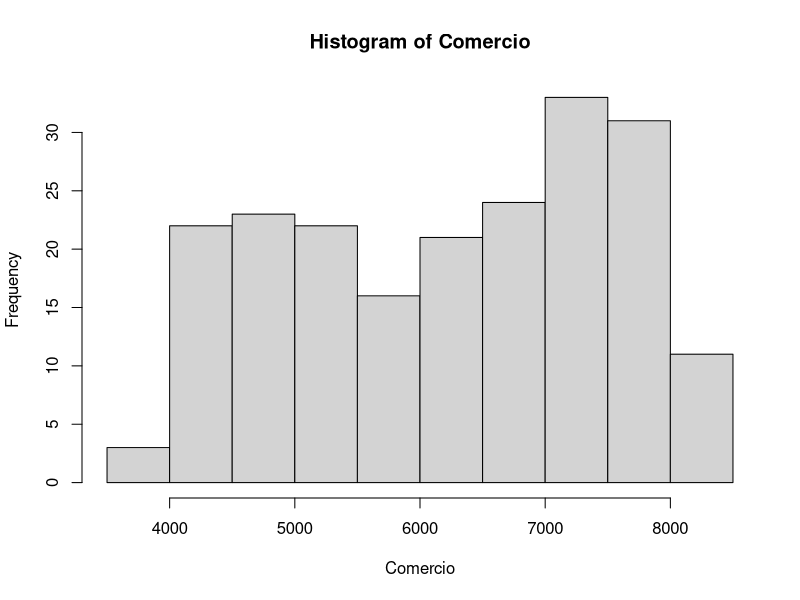
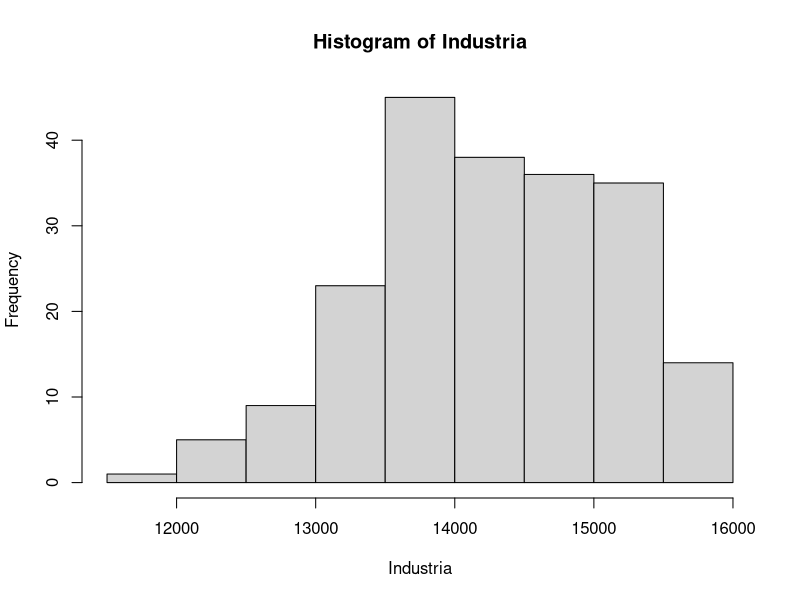
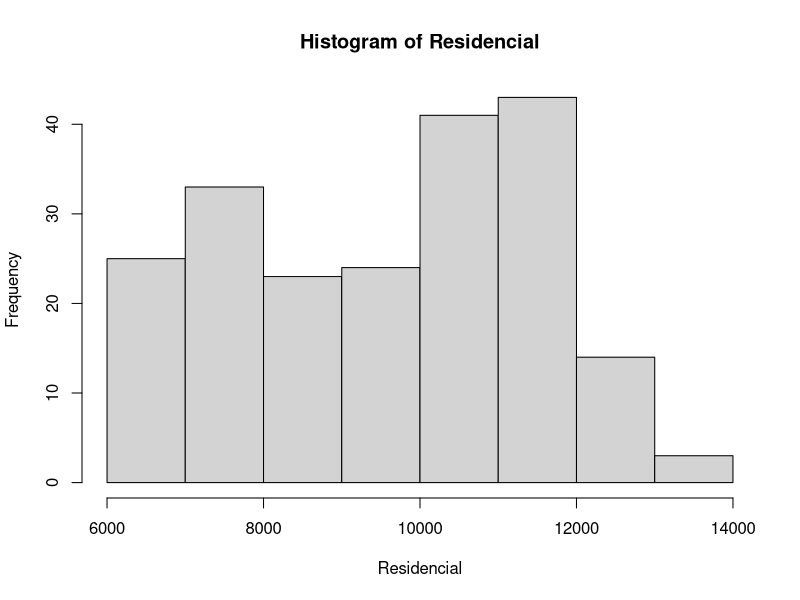
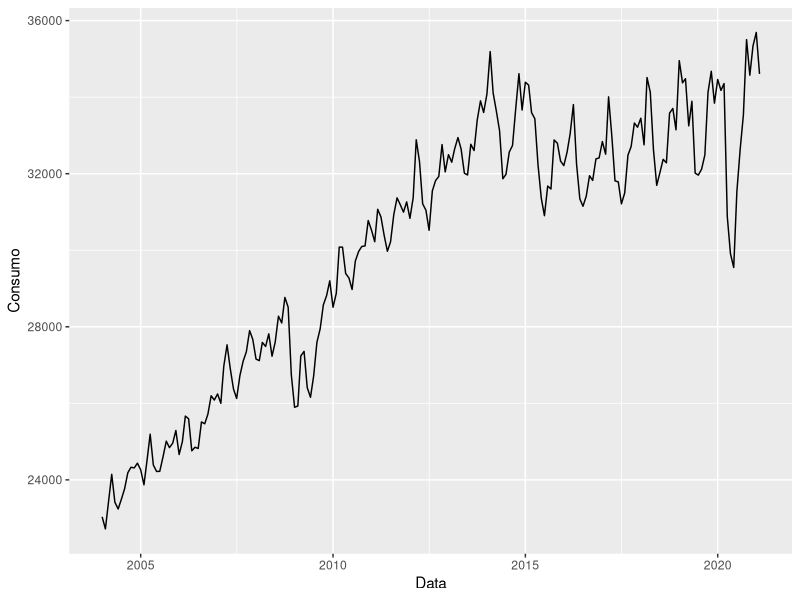
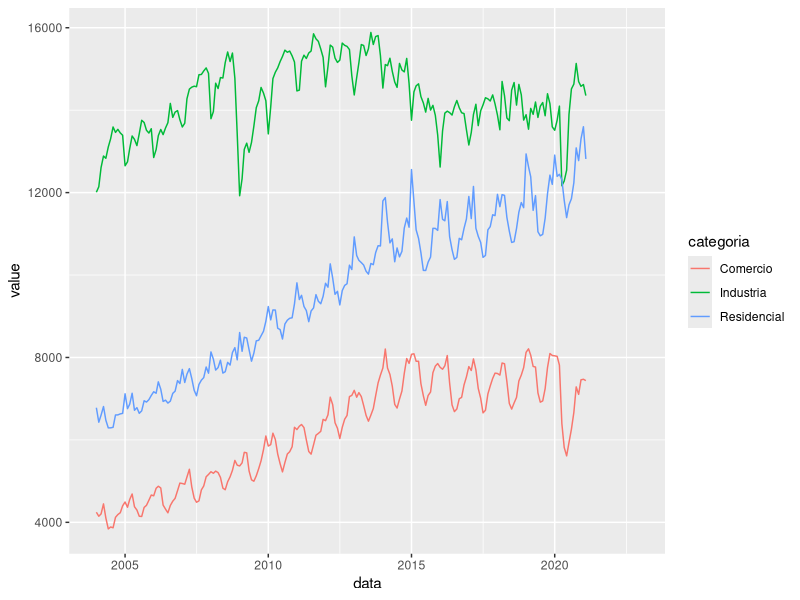
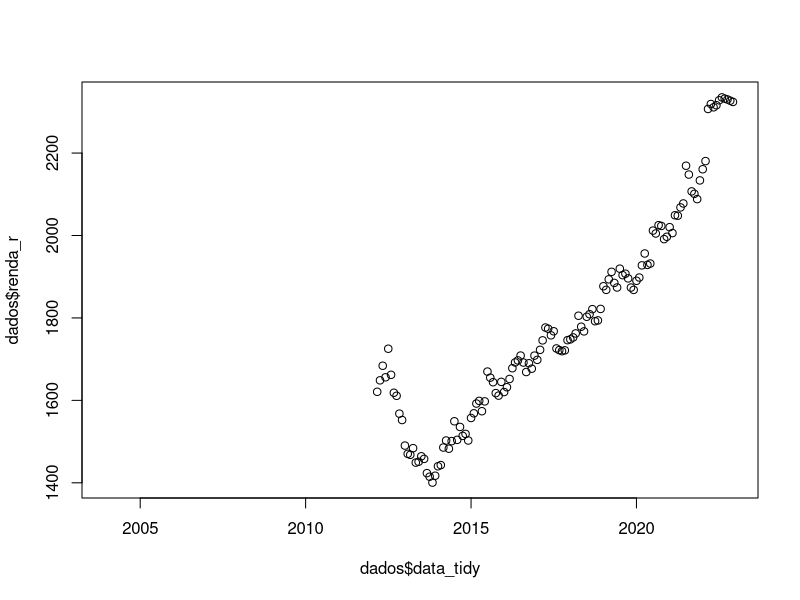
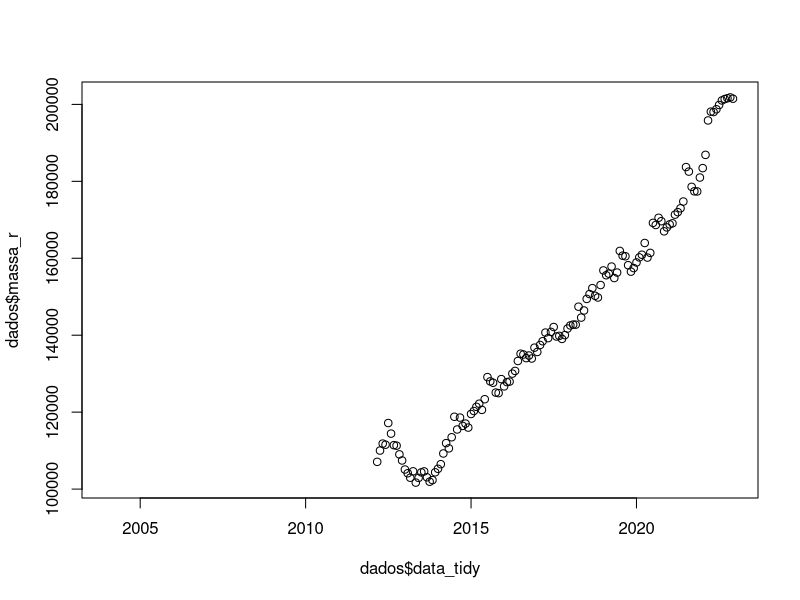
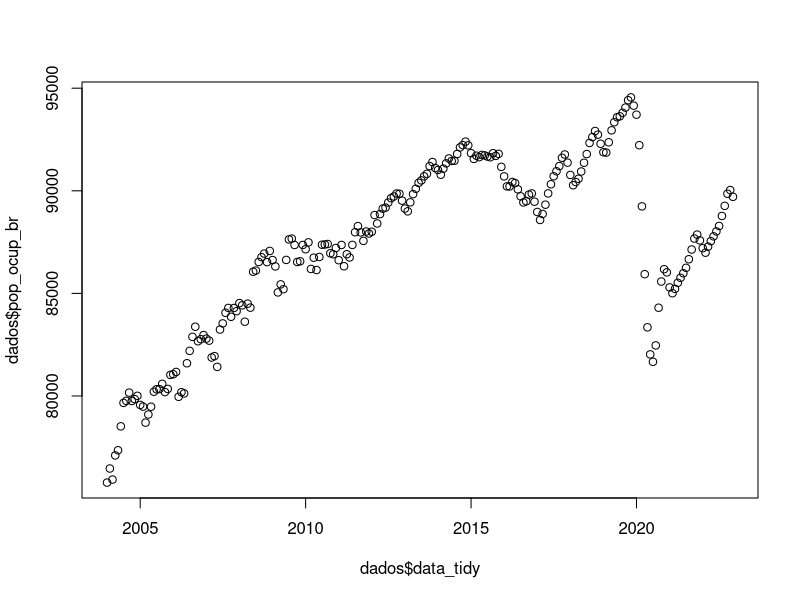

The R script that drew these images, in order:
## ---- chunk 1
library(readxl)
library(tidyverse)
library(stringr)
library(corrplot)
library(caret)
library(gam)
library(randomForest)

# Importando os dados
dicionario <-  read_xlsx("Bases_Final_ADS_Jun2021.xlsx",sheet = 1)
dados <- read_xlsx("Bases_Final_ADS_Jun2021.xlsx",sheet = 2)

# Juntar as colunas por palavras chaves 

comercioCol <- grep("Comércio", dicionario$descrição)
industriaCol <- grep("Indústria", dicionario$descrição)
residencialCol <- grep("Residencial", dicionario$descrição)
centro <- grep("Centro Oeste", dicionario$descrição)
norte <- grep("Norte", dicionario$descrição)
nordeste <- grep("Nordeste", dicionario$descrição)
sul <- grep("Sul", dicionario$descrição)
sudeste <- grep("Sudeste", dicionario$descrição)
consumo <- grep("Consumo", dicionario$descrição)
PMCA <- grep("Ampliada",dicionario$descrição)
PMCR <- grep("Restrita",dicionario$descrição)
Tmax <- grep("Máxima",dicionario$descrição)
Tmin <- grep("Minima",dicionario$descrição)
Pindustrial <- grep("Produção",dicionario$descrição)
# Consumo
## ---- chunk 2
Comercio <- dados[intersect(consumo,comercioCol)] %>% rowSums(na.rm = FALSE)
hist(Comercio,breaks = 15)
## ---- chunk 3
mean(Comercio,na.rm = TRUE)

## ---- chunk 4
sd(Comercio,na.rm = TRUE)

## ---- chunk 5
Industria <- dados[intersect(consumo,industriaCol)] %>% rowSums(na.rm = FALSE)
hist(Industria,breaks = 10)
## ---- chunk 6
mean(Industria,na.rm = TRUE)

## ---- chunk 7
sd(Industria, na.rm = TRUE)

## ---- chunk 8
Residencial <- dados[intersect(consumo,residencialCol)] %>% rowSums(na.rm = FALSE)
hist(Residencial,breaks = 10)
## ---- chunk 9
mean(Residencial,na.rm = TRUE)

## ---- chunk 10
sd(Residencial, na.rm = TRUE)
## ---- chunk 11

Total <- cbind(Comercio,Industria,Residencial) %>% rowSums(na.rm = FALSE) %>% data.frame()
Total$data <- dados$data_tidy
Total <- Total %>% filter(!is.na(.))
colnames(Total) <- c("Consumo", "Data")
Total %>% ggplot() + geom_line(aes(x = Data, y = Consumo))
## ---- chunk 12

consumoBR <- cbind(Comercio,Industria,Residencial) %>% data.frame()
consumoBR$data <- as.Date(dados$data_tidy)
consumoBR <- pivot_longer(consumoBR,Comercio:Residencial,names_to = "categoria")
consumoBR %>%  ggplot() + geom_line(aes(x = data,y = value, color = categoria))
## ---- chunk 13

plot(dados$data_tidy, dados$renda_r)
plot(dados$data_tidy, dados$massa_r)
## ---- chunk 14

plot(dados$data_tidy, dados$pop_ocup_br)
## ---- chunk 15
PMCAmedia <- dados[PMCA] %>% rowMeans(na.rm = FALSE)
PMCRmedia <- dados[PMCR] %>% rowMeans(na.rm = FALSE)
plot(PMCAmedia)
plot(PMCRmedia)
## ---- chunk 16
# Unir as variaveis de região para Brasil
PMCAmedia <- dados[PMCA] %>% rowMeans(na.rm = FALSE)
PMCRmedia <- dados[PMCR] %>% rowMeans(na.rm = FALSE)
Tmaxmedia <- dados[Tmax] %>% rowMeans(na.rm = FALSE)
Tminmedia <- dados[Tmin] %>% rowMeans(na.rm = FALSE)
Pindustrialmedia <- dados[Pindustrial] %>% rowMeans(na.rm = FALSE)

dadosBR <- cbind(Comercio,Industria,Residencial,dados[c(17,18,19,20)],PMCAmedia,PMCRmedia,Tmaxmedia,Tminmedia,Pindustrialmedia)

dadosBR_consumo <- dadosBR %>% filter(!is.na(Comercio)) # Retirando dados de consumo que não temos
dadosBR_consumo <- dadosBR_consumo[-c(4,6)]   # sem as rendas
corBR <- cor(dadosBR_consumo)
corrplot(corBR, type="upper")
## ---- chunk 17
# Correlaçõess com renda 
dadosBR_consumo_renda <- dadosBR %>% filter(!is.na(Comercio), !is.na(massa_r)) # Retirando dados de consumo que não temos
corBR <- cor(dadosBR_consumo_renda)
corrplot(corBR, type="upper")
## ---- chunk 18
# Análise pela região Sudeste
dadosSE <- dados[c(1,sudeste,17:20)]  # Seleção de data , sudeste e variaveis de renda, pop e dias uteis
dadosSE <- dadosSE[-c(2,4)] # Deixando somente industria
plot(dadosSE$data_tidy, dadosSE$ind_se,type = "l",xlab = "Data", ylab = "Consumo (GWh)", main = "Indústria Região Sudeste")
## ---- chunk 19

dadosSE_consumo <- dadosSE %>% filter(!is.na(ind_se)) # Retirando dados de consumo que não temos

corSE <- cor(dadosSE_consumo[-c(1,8,10)]) # correlação de consumo
corrplot(corSE, type="upper")
## ---- chunk 20
dadosSE_renda <- dadosSE %>% filter(!is.na(renda_r), !is.na(ind_se)) # inserindo a renda e retirando os dados que não temos de consumo
corSE_renda <- cor(dadosSE_renda[-1]) # correlação de consumo com a renda
corrplot(corSE_renda, type="upper")
## ---- chunk 21

##### Previsões 
dadosSE_previsao <- dadosSE %>% filter(!is.na(ind_se))  #dados com todos os dados de consumo de industria

# Função para normalizar os dados
normalize <- function(x) {
  return ((x - min(x)) / (max(x) - min(x)))
}

dadosSE_previsao$ind_se_norm <- normalize(dadosSE_previsao$ind_se)
dadosSE_previsao$pim_se_norm <- normalize(dadosSE_previsao$pim_se)

# dividindo os sets

test_index <- createDataPartition(dadosSE_previsao$ind_se_norm, times = 1, p = 0.5, list = FALSE)

train_set <- dadosSE_previsao %>% slice(-test_index)  #train_set
test_set <- dadosSE_previsao %>%  slice(test_index)    #test_set
## ---- chunk 22
fit <- lm(ind_se_norm ~ pim_se_norm, data = train_set)
yPrevisao <- predict(fit,test_set)
sqrt(mean((yPrevisao - test_set$ind_se_norm)^2))
## ---- chunk 23
fit <- lm(ind_se_norm ~ pim_se_norm +  pmc_a_se + temp_min_se, data = train_set)
yPrevisao <- predict(fit,test_set)
sqrt(mean((yPrevisao - test_set$ind_se_norm)^2))
## ---- chunk 24

### Mesma previsão só que com a variavel de renda

dadosSE_renda$ind_se_norm <- normalize(dadosSE_renda$ind_se)
dadosSE_renda$pim_se_norm <- normalize(dadosSE_renda$pim_se)

test_index <- createDataPartition(dadosSE_renda$ind_se_norm, times = 1, p = 0.5, list = FALSE)

train_set <- dadosSE_renda %>% slice(-test_index)  #train_set
test_set <- dadosSE_renda %>%  slice(test_index)    #test_set
## ---- chunk 25
fit <- lm(ind_se_norm ~ pim_se_norm, data = train_set)
yPrevisao <- predict(fit,test_set)
sqrt(mean((yPrevisao - test_set$ind_se_norm)^2))
## ---- chunk 26
fit <- lm(ind_se_norm ~ pim_se_norm +  pmc_a_se  + renda_r + massa_r, data = train_set)
yPrevisao <- predict(fit,test_set)
sqrt(mean((yPrevisao - test_set$ind_se_norm)^2))
## ---- chunk 27
fit <- lm(ind_se_norm ~ pim_se_norm +  pmc_a_se  + renda_r + massa_r + pop_ocup_br + pmc_r_se, data = train_set)
yPrevisao <- predict(fit,test_set)
sqrt(mean((yPrevisao - test_set$ind_se_norm)^2))
## ---- chunk 28

dadosSE_previsao <- dadosSE %>% filter(!is.na(ind_se), !is.na(massa_r))
dadosSE_previsao <- dadosSE_previsao[-1]
dadosSE_previsao$ind_se_norm <- normalize(dadosSE_previsao$ind_se)
dadosSE_previsao <- dadosSE_previsao[-1]

test_index <- createDataPartition(dadosSE_previsao$ind_se_norm, times = 1, p = 0.5, list = FALSE)

train_set <- dadosSE_previsao %>% slice(-test_index)  #train_set
test_set <- dadosSE_previsao %>%  slice(test_index)    #test_set

# KNN
# KNN
col_index <- c(1,5,6,8)   # Colunas das 4 variáveis

control <- trainControl(method = "cv", number = 10, p = .2) # Cross validation pra treinar o knn, 5 variações do train set com porcentagem de 30% de teste

train_knn <- train(train_set[,col_index], train_set$ind_se_norm, method = "knn",
                   tuneGrid = data.frame(k = seq(2, 20, 1)), data = train_set, # valores de 2 a 20 de vizinhos
                   trControl = control)
ggplot(train_knn, highlight = TRUE) # plotando o melhor k para o modelo

# Melhor K é 

fit_knn <- knn3(train_set[,col_index], factor(train_set$ind_se_norm), k = train_knn$bestTune)

Y_knn <- predict(fit_knn, test_set[,col_index], type = "class")

sqrt(mean((as.numeric(as.character(Y_knn)) - test_set$ind_se_norm)^2))

## ---- chunk 29
col_index <- (1:(ncol(train_set)-1))

train_knn <- train(train_set[,col_index], train_set$ind_se_norm, method = "knn",
                   tuneGrid = data.frame(k = seq(2, 20, 1)), data = train_set, # valores de 2 a 20 de vizinhosl
                   )
ggplot(train_knn, highlight = TRUE) # plotando o melhor k para o modelo

fit_knn <- knn3(train_set[,col_index], factor(train_set$ind_se_norm), k = train_knn$bestTune)

Y_knn <- predict(fit_knn, test_set[,col_index], type = "class")

sqrt(mean((as.numeric(as.character(Y_knn)) - test_set$ind_se_norm)^2))


## ---- chunk 30
grid <- expand.grid(span = seq(0.6, 1, len = 5), degree = 1)

train_loess <- train(ind_se_norm ~ pim_se + massa_r + pmc_a_se, 
                     method = "gamLoess", 
                     tuneGrid=grid,
                     data = train_set)
ggplot(train_loess, highlight = TRUE)
## ---- chunk 31

control <- trainControl(method="cv", number = 5)
grid <- data.frame(mtry = c(1, 5, 10, 25, 50, 100))
col_index <- c(1,5,8)   # Colunas das 3 variáveis sem a renda , apenas a massa de renda

train_rf <-  train(train_set[, col_index], train_set$ind_se_norm, 
                   method = "rf", 
                   ntree = 100,
                   trControl = control,
                   tuneGrid = grid,
                   nSamp = 5000)
ggplot(train_rf)

fit_rf <- randomForest(train_set[, col_index], train_set$ind_se_norm, 
                       minNode = train_rf$bestTune$mtry)
y_rf <- predict(fit_rf, test_set[ ,col_index])
sqrt(mean((y_rf - test_set$ind_se_norm)^2))

## ---- chunk 32

control <- trainControl(method="cv", number = 5)
grid <- data.frame(mtry = c(1, 5, 10, 25, 50, 100))
col_index <- c(1,5,8,10)   # Colunas das 3 variáveis sem a renda , apenas a massa de renda

train_rf <-  train(train_set[, col_index], train_set$ind_se_norm, 
                   method = "rf", 
                   ntree = 150,
                   trControl = control,
                   tuneGrid = grid,
                   nSamp = 2000)
ggplot(train_rf)

fit_rf <- randomForest(train_set[, col_index], train_set$ind_se_norm, 
                       minNode = train_rf$bestTune$mtry)
y_rf <- predict(fit_rf, test_set[ ,col_index])
sqrt(mean((y_rf - test_set$ind_se_norm)^2))
